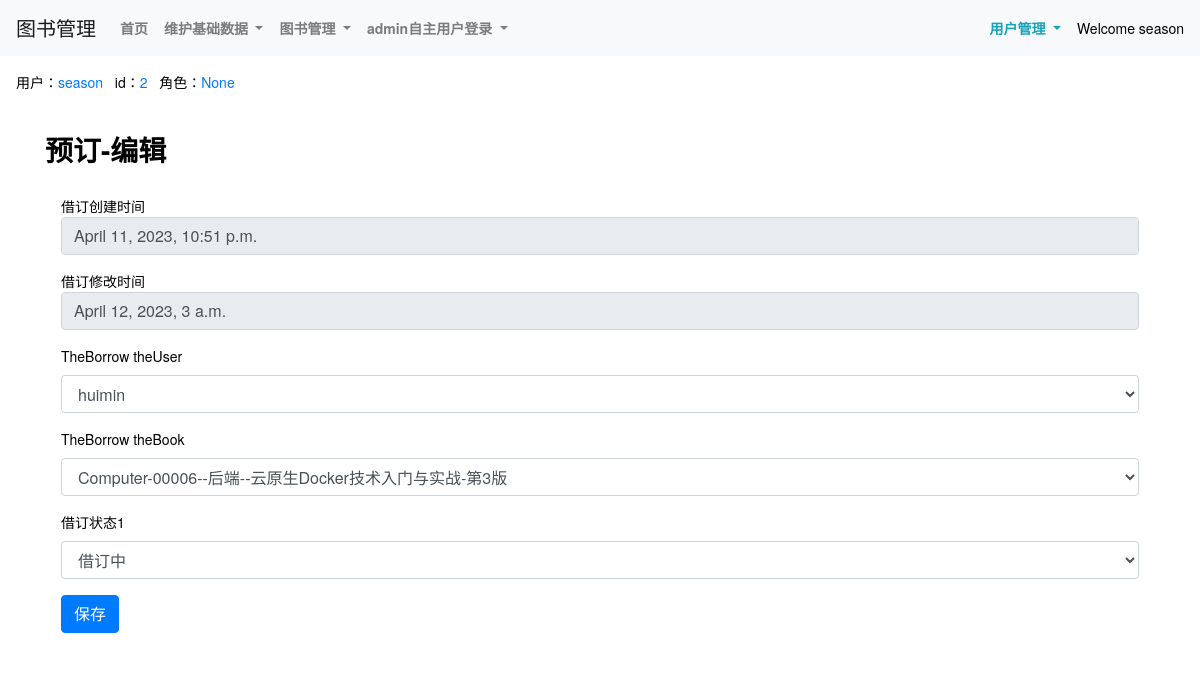
Page /theBorrowlist_edit/4/ (signed in) on the earlier database version.
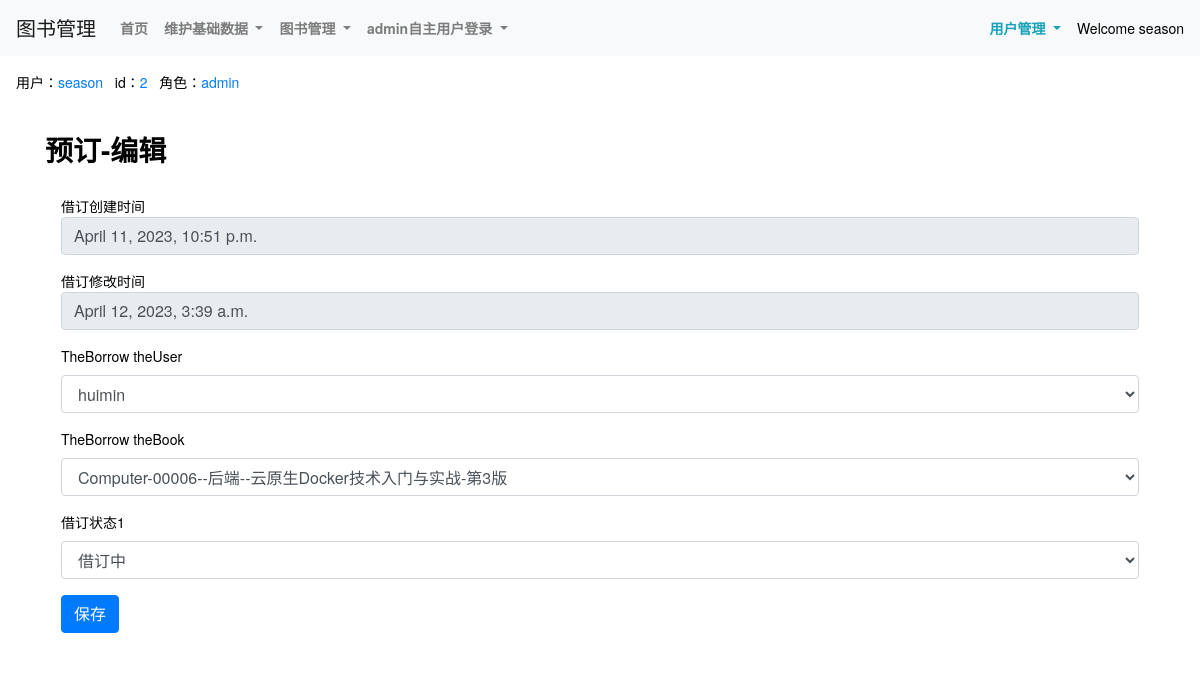
Same page on the later database version.
### book/models.py (models this page shows, shortened)
class User(AbstractUser):
    dept = models.CharField(max_length=500,verbose_name=('部门'),blank=True, null=True,)
    age = models.IntegerField(verbose_name=('年龄'),blank=True, null=True,)
    mobilenumber = models.CharField(max_length=500,verbose_name=('电话号码'),blank=True, null=True,)
    role = models.CharField(max_length=500,verbose_name=('角色'),blank=True, null=True,)
    theUser_status1 = models.CharField(max_length=500,verbose_name=('用户状态1'),choices=THEUSERSTATUS_TYPE,default='active')
    field1 = models.CharField(max_length=500,verbose_name=('属性1'),blank=True, null=True,)
    field2 = models.CharField(max_length=500,verbose_name=('属性2'),blank=True, null=True,)
    field3 = models.CharField(max_length=500,verbose_name=('属性3'),blank=True, null=True,)
    field4 = models.CharField(max_length=500,verbose_name=('属性4'),blank=True, null=True,)
    class Meta(AbstractUser.Meta):
        swappable = 'AUTH_USER_MODEL'
    def __str__(self):
        return str(self.username)

class theBorrow(models.Model):
    boid = models.AutoField(primary_key=True)
    theBorrow_add_datetime = models.DateTimeField(max_length=500,verbose_name=('创建日期'),auto_now_add=True)
    theBorrow_update_datetime = models.DateTimeField(max_length=500,verbose_name=('修改日期'),auto_now=True)
    theBorrow_theUser = models.ForeignKey(User,on_delete=models.CASCADE) #related_name='borrow_theUser',
    theBorrow_theBook = models.ForeignKey(theBook,on_delete=models.CASCADE)  #,related_name='borrow_theBook'
    theBorrow_duration = models.IntegerField(verbose_name=('借订天数'),blank=True, null=True,)
    theBorrow_status1 = models.CharField(max_length=500, choices=THEBORROWSTATUS_TYPE, verbose_name=('借订状态1'))
    theBorrow_status2 = models.CharField(max_length=500,verbose_name=('借订状态2'),blank=True, null=True,)
    theBorrow_status3 = models.CharField(max_length=500,verbose_name=('借订状态3'),blank=True, null=True,)
    class Meta:
        verbose_name = ('借订')
        verbose_name_plural = ('借订')
        unique_together = [['theBorrow_theUser','theBorrow_theBook']] # 联合唯一

### book/views.py (the view)
# urls.py: path('theBorrowlist_edit/<int:boid>/', views.theBorrowlist_edit,name='theBorrowlist_edit'),
def theBorrowlist_edit(request,boid):
    row_obj = theBorrow.objects.filter(boid=boid).first()
    if request.method == "GET":
        form = theBorrowForm(instance=row_obj)
        object_theBorrow_add_datetime = row_obj.theBorrow_add_datetime if row_obj.theBorrow_add_datetime else 'no-data'
        object_theBorrow_update_datetime = row_obj.theBorrow_update_datetime if row_obj.theBorrow_update_datetime else 'no-data'
        return render(request,'theBorrowlist_edit.html',locals())
    form = theBorrowForm(data=request.POST,files=request.FILES, instance=row_obj)
    if form.is_valid():
        form.save()
        return redirect("/theBorrowlist_show/")
    return render(request,'theBorrowlist_edit.html',{'form':form})

### book/forms.py
class theBorrowForm(ModelForm):
    class Meta:
        model = theBorrow
        fields = '__all__'
        exclude = ['theBorrow_duration','theBorrow_status2','theBorrow_status3',]
        widgets = {
            "theBorrow_datetime":wid.SelectDateWidget(attrs={"type":"date","class":'ml-3'}) #还可以自定义属性
        }
    bootstrap_exclude_fields = ['theBorrow_datetime',]
    def __init__(self, *args, **kwargs):
        super().__init__(*args, **kwargs)
        for name, field in self.fields.items():
            if name in self.bootstrap_exclude_fields:
                continue
            if field.widget.attrs:
                field.widget.attrs["class"] = field.widget.attrs.get('class','') + ' ' + 'form-control'
            else:
                field.widget.attrs = {
                    "class": "form-control",
                }

### book/models.py (called while the page is built)
    def __str__(self):
        return str(self.category_id + '--' + self.category_keyname + '--' + self.category_subname)

    def __str__(self):
        return str(self.theBook_category)+str(self.theBook_name)

### templates/theBorrowlist_edit.html (shortened to what this page needs)
{% extends 'base.html' %}
{% load static %}
{% block body_block %}
<div class="container">
    <div class="row py-4 align-items-center">
        <div class="col-lg-12 col-md-12 mt-0 table-responsive"  style="background-color: #fff;">
            <h3 class="font-weight-bold">预订-编辑</h3>
            <div class="modal-body">
                <form method="post" id="formSave" enctype="multipart/form-data">
                    <div>
                        <div class="col-xs-6">
                            <div class="form-group" style="position: relative; margin-top: 5px">
                                <div>借订创建时间</div>
                                <input type="text" value="{{ object_theBorrow_add_datetime }}" readonly="true" class="form-control">
                            </div>
                        </div>
                        <div class="col-xs-6">
                            <div class="form-group" style="position: relative; margin-top: 5px">
                                <div>借订修改时间</div>
                                <input type="text" value="{{ object_theBorrow_update_datetime }}" readonly="true" class="form-control">
                            </div>
                        </div>
                        {% for item in form %}
                        <div class="col-xs-6">
                            <div class="form-group" style="position: relative; margin-top: 5px">
                                <label>{{ item.label }}</label>
                                {{ item }}
                            </div>
                        </div>
                        {% endfor %}
                    </div>
                    <button type="submit" class="btn btn-primary">保存</button>
                </form>
            </div>
        </div>
    </div>
</div>
<br>
<br>
<br>
<br>
<br>
{% endblock %}

### templates/base.html (shortened to what this page needs)
{% load static %}
<!DOCTYPE html>
<html>
    <head>
        <link href="{% static 'css/bootstrap.css' %}" rel="stylesheet">
        <link href="{% static 'css/font-awesome/css/font-awesome.css' %}" rel="stylesheet">
    </head>
<body>
    {% block nav_block %}
    <nav class="navbar navbar-expand-lg navbar-light bg-light">
        <a class="navbar-brand" href="#">图书管理</a>
        <div class="collapse navbar-collapse" id="navbarSupportedContent">
          <div class="navbar-nav">
            <a class="nav-link  font-weight-bold" href="/" >首页</a>
            <li class="nav-item dropdown">
                <a class="nav-link  font-weight-bold dropdown-toggle" href="/list/" id="navbarDropdown" role="button" data-toggle="dropdown">
                    维护基础数据
                </a>
            </li>
            <li class="nav-item dropdown">
                <a class="nav-link  font-weight-bold dropdown-toggle" href="/list/" id="navbarDropdown" role="button" data-toggle="dropdown">
                    图书管理
                </a>
            </li>
            <li class="nav-item dropdown">
                <a class="nav-link  font-weight-bold dropdown-toggle" href="/list/" id="navbarDropdown" role="button" data-toggle="dropdown">
                    admin自主用户登录
                </a>
            </li>
          </div>
        </div>
        {% if user.is_authenticated %}
            <div class="nav-item dropdown">
                <a class="nav-link active font-weight-bold text-info dropdown-toggle" href="#" id="navbarDropdown" role="button" data-toggle="dropdown">
                    用户管理
                </a>
            </div>
            Welcome {{ user.username }}
        {% else %}
            Please login first.
            <a class="float-right btn btn-primary mx-1 " href="/user_login/">登入</a>
        {% endif %}
    </nav>
    {% endblock %}
    {% block permission_block %}
        {% if request.user.is_authenticated %}
        <div class="m-3">
            用户：<span class="text-primary">{{ request.user.username }}</span>&nbsp;&nbsp;
            id：<span class="text-primary">{{ request.user.id }}</span>&nbsp;&nbsp;
            角色：<span class="text-primary">{{ request.user.role }}</span>&nbsp;&nbsp;
        </div>
        {% endif %}
    {% endblock %}
    {% block body_block %}
    {% endblock %}
</body>
</html>

Differences in the rows shown:
changed User "season": user.role "None" → "admin"
changed theBorrow "huimin": theBorrow_update_datetime "April 12, 2023, 3 a.m." → "April 12, 2023, 3:39 a.m."
